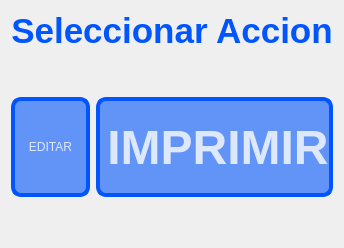
                <widget class="QWidget" name="Edit_page">
                 <layout class="QVBoxLayout" name="verticalLayout_8">
                  <item>
                   <layout class="QVBoxLayout" name="vertical_model">
                    <item>
                     <widget class="QLabel" name="titulo_modelo">
                      <property name="text">
                       <string>&lt;html&gt;&lt;head/&gt;&lt;body&gt;&lt;p align=&quot;center&quot;&gt;&lt;span style=&quot; font-size:26pt; font-weight:700; color:#0055ff;&quot;&gt;Seleccionar Accion&lt;/span&gt;&lt;/p&gt;&lt;/body&gt;&lt;/html&gt;</string>
                      </property>
                     </widget>
                    </item>
                    <item>
                     <spacer name="verticalSpacer_3">
                      <property name="orientation">
                       <enum>Qt::Orientation::Vertical</enum>
                      </property>
                      <property name="sizeHint" stdset="0">
                       <size>
                        <width>20</width>
                        <height>40</height>
                       </size>
                      </property>
                     </spacer>
                    </item>
                    <item>
                     <layout class="QHBoxLayout" name="horizontal_model">
                      <item>
                       <widget class="QPushButton" name="btn_EditAction">
                        <property name="sizePolicy">
                         <sizepolicy hsizetype="Minimum" vsizetype="Preferred">
                          <horstretch>0</horstretch>
                          <verstretch>0</verstretch>
                         </sizepolicy>
                        </property>
                        <property name="minimumSize">
                         <size>
                          <width>0</width>
                          <height>100</height>
                         </size>
                        </property>
                        <property name="maximumSize">
                         <size>
                          <width>250</width>
                          <height>16777215</height>
                         </size>
                        </property>
                        <property name="styleSheet">
                         <string notr="true">QPushButton{
background-color: rgba(0, 85, 255, 150);
font: 700 36pt &quot;Segoe UI&quot;;
	color: rgba(255, 255, 255, 200);
border-radius: 10px;
border: 4px solid black;
border-color: rgb(0, 85, 255);}

QPushButton:pressed {
	background-color: rgb(0, 0, 255);
	/*background-color: rgb(255, 233, 51 );*/
}</string>
                        </property>
                        <property name="text">
                         <string>EDITAR</string>
                        </property>
                        <property name="iconSize">
                         <size>
                          <width>25</width>
                          <height>25</height>
                         </size>
                        </property>
                       </widget>
                      </item>
                      <item>
                       <widget class="QPushButton" name="btn_PrintAction">
                        <property name="sizePolicy">
                         <sizepolicy hsizetype="Minimum" vsizetype="Preferred">
                          <horstretch>0</horstretch>
                          <verstretch>0</verstretch>
                         </sizepolicy>
                        </property>
                        <property name="minimumSize">
                         <size>
                          <width>0</width>
                          <height>100</height>
                         </size>
                        </property>
                        <property name="maximumSize">
                         <size>
                          <width>250</width>
                          <height>16777215</height>
                         </size>
                        </property>
                        <property name="sizeIncrement">
                         <size>
                          <width>20</width>
                          <height>25</height>
                         </size>
                        </property>
                        <property name="font">
                         <font>
                          <family>Segoe UI</family>
                          <pointsize>36</pointsize>
                          <italic>false</italic>
                          <bold>true</bold>
                         </font>
                        </property>
                        <property name="styleSheet">
                         <string notr="true">QPushButton{
background-color: rgba(0, 85, 255, 150);
font: 700 36pt &quot;Segoe UI&quot;;
	color: rgba(255, 255, 255, 200);
border-radius: 10px;
padding-left:7px;
border: 4px solid black;
border-color: rgb(0, 85, 255);}

QPushButton:pressed {
	/*background-color: rgb(255, 233, 51 );*/
    background-color: rgb(0, 0, 255);
}</string>
                        </property>
                        <property name="text">
                         <string>IMPRIMIR</string>
                        </property>
                       </widget>
                      </item>
                     </layout>
                    </item>
                   </layout>
                  </item>
                  <item>
                   <spacer name="spacer_model">
                    <property name="orientation">
                     <enum>Qt::Orientation::Vertical</enum>
                    </property>
                    <property name="sizeHint" stdset="0">
                     <size>
                      <width>20</width>
                      <height>40</height>
                     </size>
                    </property>
                   </spacer>
                  </item>
                 </layout>
                </widget>
